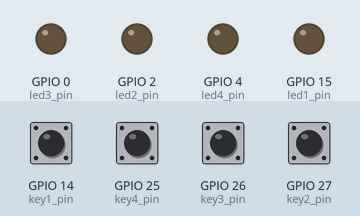
Simulated run of this sketch. Board: ESP32. Shown: output pins drawn as LEDs (lit = HIGH). The test bench sets the inputs (shaded band); at power-on: GPIO 14 (key1_pin), GPIO 25 (key4_pin), GPIO 26 (key3_pin), GPIO 27 (key2_pin) HIGH.

Above: at 1.2 s.
1.3 s: GPIO 14 (key1_pin) pulled LOW for 0.15 s
At 1.9 s:
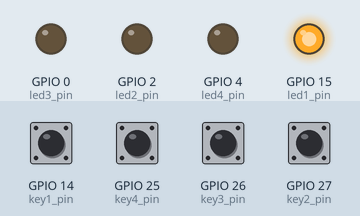
2.9 s: GPIO 25 (key4_pin) pulled LOW for 0.15 s
At 4.1 s:
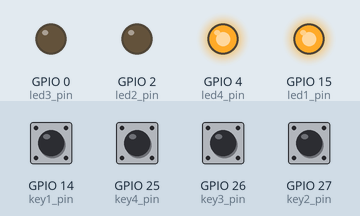
4.5 s: GPIO 26 (key3_pin) pulled LOW for 0.15 s
At 5.5 s:
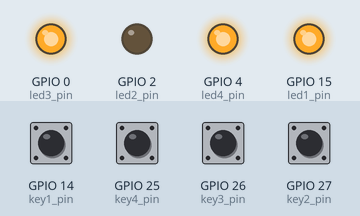
6.1 s: GPIO 27 (key2_pin) pulled LOW for 0.15 s
At 6.7 s:
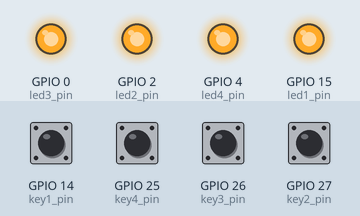
7.7 s: GPIO 14 (key1_pin) pulled LOW for 1 s
At 9.1 s:
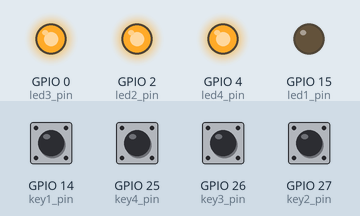
10.2 s: GPIO 25 (key4_pin) pulled LOW for 1 s
At 11.0 s:
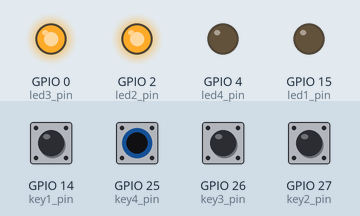
Timing chart, 0 to 13.2 s (numbered marks = the images above; inputs shaded):
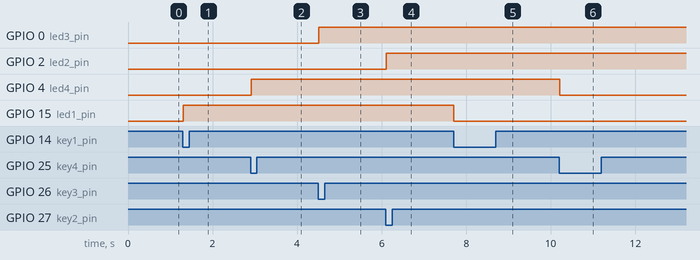

Measured:
- after the input at 1.3 s, GPIO 15 (led1_pin): LOW → HIGH at once
- after the input at 2.9 s, GPIO 4 (led4_pin): LOW → HIGH at once
- after the input at 4.5 s, GPIO 0 (led3_pin): LOW → HIGH at once
- after the input at 6.1 s, GPIO 2 (led2_pin): LOW → HIGH at once
- after the input at 7.7 s, GPIO 15 (led1_pin): HIGH → LOW at once
- after the input at 10.2 s, GPIO 4 (led4_pin): HIGH → LOW at once

The sketch:

main.ino
```cpp
/*
 * 实验名称：按键控制实验
 *
 * 接线说明：按键模块-->ESP32 IO
 *         (K1-K4)-->(14,27,26,25)
 *
 *         LED模块-->ESP32 IO
 *         (D1-D4)-->(15,2,0,4)
 *
 * 实验现象：程序下载成功后，操作K1键控制D1指示灯亮灭；操作K2键控制D2指示灯亮灭；
           操作K3键控制D3指示灯亮灭；操作K4键控制D4指示灯亮灭；
 *
 */

//定义按键控制管脚
#define key1_pin  14
#define key2_pin  27
#define key3_pin  26
#define key4_pin  25
//定义LED控制管脚
#define led1_pin  15
#define led2_pin  2
#define led3_pin  0
#define led4_pin  4

//类型重定义
typedef unsigned char u8;
typedef unsigned int u16;

//定义全局变量
u8 g_key=0;
u8 g_led1_sta=0;
u8 g_led2_sta=0;
u8 g_led3_sta=0;
u8 g_led4_sta=0;

//使用宏定义独立按键按下的键值
#define KEY1_PRESS  1
#define KEY2_PRESS  2
#define KEY3_PRESS  3
#define KEY4_PRESS  4
#define KEY_UNPRESS 0

/*******************************************************************************
* 函 数 名       : key_scan
* 函数功能        : 检测独立按键是否按下，按下则返回对应键值
* 输    入       : mode=0：单次扫描按键
                  mode=1：连续扫描按键
* 输    出       : KEY1_PRESS：K1按下
                  KEY2_PRESS：K2按下
                  KEY3_PRESS：K3按下
                  KEY4_PRESS：K4按下
                  KEY_UNPRESS：未有按键按下
*******************************************************************************/
u8 key_scan(u8 mode)
{
  static u8 key=1;

  if(mode)key=1;//连续扫描按键
  if(key==1&&(digitalRead(key1_pin)==0||digitalRead(key2_pin)==0||digitalRead(key3_pin)==0||digitalRead(key4_pin)==0))//任意按键按下
  {
    delay(10);//消抖
    key=0;
    if(digitalRead(key1_pin)==0)
      return KEY1_PRESS;
    else if(digitalRead(key2_pin)==0)
      return KEY2_PRESS;
    else if(digitalRead(key3_pin)==0)
      return KEY3_PRESS;
    else if(digitalRead(key4_pin)==0)
      return KEY4_PRESS;
  }
  else if(digitalRead(key1_pin)==1&&digitalRead(key2_pin)==1&&digitalRead(key3_pin)==1&&digitalRead(key4_pin)==1) //无按键按下
  {
    key=1;
  }
  return KEY_UNPRESS;
}

void setup() {
  pinMode(key1_pin, INPUT_PULLUP);//设置引脚为输入上拉模式
  pinMode(key2_pin, INPUT_PULLUP);
  pinMode(key3_pin, INPUT_PULLUP);
  pinMode(key4_pin, INPUT_PULLUP);

  pinMode(led1_pin, OUTPUT);//设置引脚为输出模式
  pinMode(led2_pin, OUTPUT);
  pinMode(led3_pin, OUTPUT);
  pinMode(led4_pin, OUTPUT);

  digitalWrite(led1_pin,0);//引脚输出低电平
  digitalWrite(led2_pin,0);//引脚输出低电平
  digitalWrite(led3_pin,0);//引脚输出低电平
  digitalWrite(led4_pin,0);//引脚输出低电平
}

void loop() {
  g_key=key_scan(0);  //检测按键
  if(g_key==KEY1_PRESS)//KEY1按下，D1指示灯状态翻转
  {
    g_led1_sta=!g_led1_sta;
    digitalWrite(led1_pin,g_led1_sta);
  }
  else if(g_key==KEY2_PRESS)//KEY2按下，D2指示灯状态翻转
  {
    g_led2_sta=!g_led2_sta;
    digitalWrite(led2_pin,g_led2_sta);
  }
  else if(g_key==KEY3_PRESS)//KEY3按下，D3指示灯状态翻转
  {
    g_led3_sta=!g_led3_sta;
    digitalWrite(led3_pin,g_led3_sta);
  }
  else if(g_key==KEY4_PRESS)//KEY4按下，D4指示灯状态翻转
  {
    g_led4_sta=!g_led4_sta;
    digitalWrite(led4_pin,g_led4_sta);
  }
}
```
